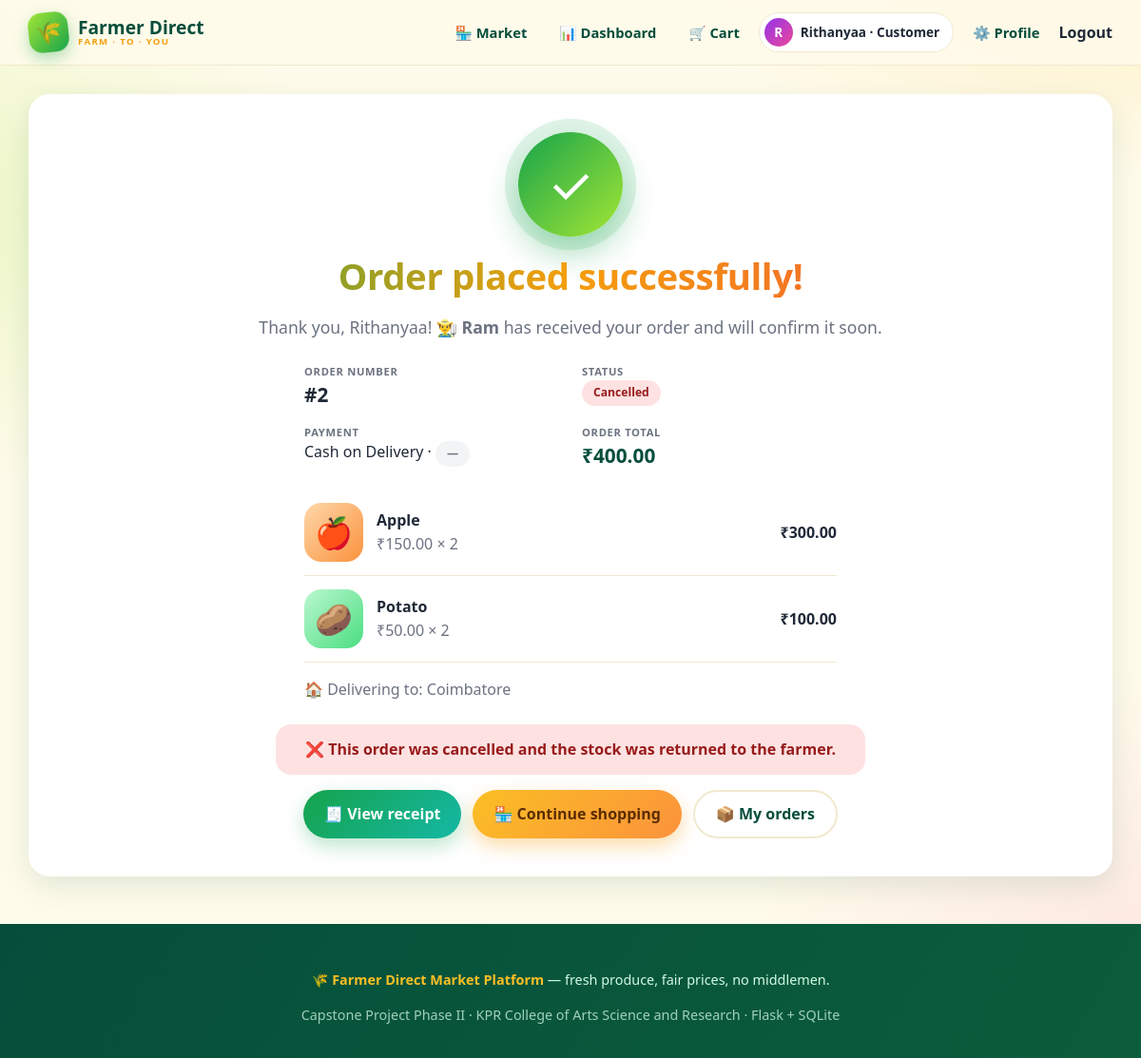
/orders/2/success (signed in), run on the app's committed database.
### tables this page shows
CREATE TABLE users (
    user_id       INTEGER PRIMARY KEY AUTOINCREMENT,
    name          TEXT NOT NULL,
    email         TEXT NOT NULL UNIQUE,
    phone         TEXT NOT NULL,
    password_hash TEXT NOT NULL,
    role          TEXT NOT NULL CHECK (role IN ('farmer','customer','admin')),
    location      TEXT DEFAULT '',
    address       TEXT DEFAULT '',
    upi_id        TEXT DEFAULT '',            -- farmer's UPI ID (receives UPI payments)
    is_active     INTEGER NOT NULL DEFAULT 1, -- 0 = deactivated by the administrator
    created_at    TEXT NOT NULL
);

CREATE TABLE orders (
    order_id         INTEGER PRIMARY KEY AUTOINCREMENT,
    customer_id      INTEGER NOT NULL REFERENCES users(user_id),
    farmer_id        INTEGER NOT NULL REFERENCES users(user_id),
    order_date       TEXT NOT NULL,
    total_amount     REAL NOT NULL,
    status           TEXT NOT NULL DEFAULT 'Placed'
                     CHECK (status IN ('Placed','Confirmed','Packed','Delivered','Cancelled')),
    payment_method   TEXT NOT NULL CHECK (payment_method IN ('UPI','Card','Cash on Delivery')),
    delivery_address TEXT NOT NULL,
    -- UPI: Pending -> Submitted (customer entered the UTR) -> Paid (farmer verified)
    -- COD: COD -> Paid (when delivered)
    payment_status   TEXT NOT NULL DEFAULT 'Pending',
    payment_ref      TEXT NOT NULL DEFAULT ''  -- 12-digit UPI transaction reference (UTR)
);

CREATE TABLE order_items (
    item_id    INTEGER PRIMARY KEY AUTOINCREMENT,
    order_id   INTEGER NOT NULL REFERENCES orders(order_id),
    product_id INTEGER NOT NULL REFERENCES products(product_id),
    quantity   INTEGER NOT NULL CHECK (quantity >= 1),
    unit_price REAL NOT NULL
);

CREATE TABLE products (
    product_id   INTEGER PRIMARY KEY AUTOINCREMENT,
    farmer_id    INTEGER NOT NULL REFERENCES users(user_id),
    product_name TEXT NOT NULL,
    category     TEXT NOT NULL CHECK (category IN ('Vegetable','Fruit','Grain','Dairy','Other')),
    price        REAL NOT NULL CHECK (price > 0),
    quantity     INTEGER NOT NULL CHECK (quantity >= 0),
    description  TEXT DEFAULT '',
    harvest_date TEXT DEFAULT '',
    created_at   TEXT NOT NULL
);

### app.py (the view)
    @app.route("/orders/<int:order_id>/success")
    @login_required("customer")
    def order_success(order_id):
        o = market.get_order_for_user(get_db(), order_id, current_user())
        if not o or o["customer_id"] != current_user()["user_id"]:
            abort(404)
        return render_template("order_success.html", o=o, items=market.order_items(get_db(), order_id))

### market.py (called while the page is built)
def connect(path=None):
    db = sqlite3.connect(path or DEFAULT_DB, isolation_level=None)
    db.row_factory = sqlite3.Row
    db.execute("PRAGMA foreign_keys = ON")
    return db

def get_user(db, user_id):
    return db.execute("SELECT * FROM users WHERE user_id = ? AND is_active = 1", (user_id,)).fetchone()

def order_items(db, order_id):
    return db.execute(
        "SELECT i.*, p.product_name, p.category, i.quantity * i.unit_price AS line_total "
        "FROM order_items i JOIN products p ON p.product_id = i.product_id WHERE i.order_id = ?",
        (order_id,)).fetchall()

def get_order_for_user(db, order_id, user):
    order = db.execute(_ORDER_SELECT + " WHERE o.order_id = ?", (order_id,)).fetchone()
    if not order:
        return None
    if user["role"] == "admin" or user["user_id"] in (order["customer_id"], order["farmer_id"]):
        return order
    return None

### templates/order_success.html (shortened to what this page needs)
{% extends "base.html" %}
{% from "_macros.html" import tracker, badge, pay_badge with context %}
{% block content %}
<div class="panel success" style="margin-top:30px">
  <div class="checkmark">✓</div>
  <h1 class="grad-text" style="font-size:2.4rem">Order placed successfully!</h1>
  <p class="muted" style="font-size:1.1rem">Thank you, {{ me.name.split()[0] }}! 👨‍🌾 <b>{{ o.farmer_name }}</b> has received your order and will confirm it soon.</p>
  <div style="max-width:560px;margin:24px auto;text-align:left">
    <div class="kv">
      <div><small>Order number</small><b style="font-size:1.3rem">#{{ o.order_id }}</b></div>
      <div><small>Status</small>{{ badge(o.status) }}</div>
      <div><small>Payment</small>{{ o.payment_method }} · {{ pay_badge(o) }}</div>
      <div><small>Order total</small><b style="font-size:1.3rem;color:var(--forest)">{{ o.total_amount|money }}</b></div>
    </div>
    {% for i in items %}<div class="line"><div class="thumb cat-{{ i.category }}">{{ i.product_name|emoji(i.category) }}</div><div class="grow"><b>{{ i.product_name }}</b><br><span class="muted">{{ i.unit_price|money }} × {{ i.quantity }}</span></div><b>{{ i.line_total|money }}</b></div>{% endfor %}
    <p class="muted" style="margin-bottom:0">🏠 Delivering to: {{ o.delivery_address }}</p>
  </div>
  <div style="max-width:620px;margin:auto">{{ tracker(o.status) }}</div>
  <div style="display:flex;gap:12px;justify-content:center;flex-wrap:wrap;margin-top:10px">
    <a class="btn" href="{{ url_for('receipt', order_id=o.order_id) }}">🧾 View receipt</a>
    <a class="btn sun" href="{{ url_for('index') }}">🏪 Continue shopping</a>
    <a class="btn ghost" href="{{ url_for('dashboard') }}#orders">📦 My orders</a>
  </div>
</div>
{% endblock %}

### templates/base.html (shortened to what this page needs)
<!DOCTYPE html>
<html lang="en">
<head>
  <link rel="stylesheet" href="{{ url_for('static', filename='style.css') }}">
</head>
<body>
<header class="nav">
  <div class="container">
    <a class="brand" href="{{ url_for('index') }}">
      <span class="logo">🌾</span><span>Farmer Direct<small>Farm · to · You</small></span>
    </a>
    <nav class="links">
      <a href="{{ url_for('index') }}">🏪 Market</a>
      {% if me %}
        <a href="{{ url_for('dashboard') }}">📊 Dashboard</a>
        {% if me.role == 'customer' %}
          <a href="{{ url_for('cart') }}">🛒 Cart{% if cart_count %}<span class="badge-count">{{ cart_count }}</span>{% endif %}</a>
        {% endif %}
        <span class="pill-user"><span class="avatar">{{ me.name[0]|upper }}</span>{{ me.name.split()[0] }} · {{ me.role|capitalize }}</span>
        <a href="{{ url_for('profile') }}">⚙️ Profile</a>
        <form method="post" action="{{ url_for('logout') }}" class="logout-form"><input type="hidden" name="csrf_token" value="{{ csrf_token }}"><button type="submit" class="linklike">Logout</button></form>
      {% else %}
        <a class="cta" href="{{ url_for('login_farmer') }}">👨‍🌾 Farmer Login</a>
        <a class="cta2" href="{{ url_for('login_customer') }}">🛍️ Customer Login</a>
        <a href="{{ url_for('register') }}">Register</a>
      {% endif %}
    </nav>
  </div>
</header>
<main class="container">{% block content %}{% endblock %}</main>
<footer>
  <div class="container">
    <p>🌾 <b>Farmer Direct Market Platform</b> — fresh produce, fair prices, no middlemen.</p>
    <p style="opacity:.75;margin:0">Capstone Project Phase II · KPR College of Arts Science and Research · Flask + SQLite</p>
  </div>
</footer>
</body>
</html>

### templates/_macros.html (shortened to what this page needs)
{% macro pay_badge(o) %}{% if o.status == 'Cancelled' %}<span class="badge pay-Cancelled">—</span>{% elif o.payment_status == 'Paid' %}<span class="badge pay-Paid">✅ Paid</span>{% elif o.payment_status == 'Submitted' %}<span class="badge pay-Submitted">🔎 Awaiting verification</span>{% elif o.payment_status == 'COD' %}<span class="badge pay-COD">💵 Pay on delivery</span>{% else %}<span class="badge pay-Pending">⏳ Payment pending</span>{% endif %}{% endmacro %}
{% macro badge(status) %}<span class="badge b-{{ status }}">{{ status }}</span>{% endmacro %}
{% macro tracker(status) %}
  {% if status == 'Cancelled' %}
    <div class="cancelled-banner">❌ This order was cancelled and the stock was returned to the farmer.</div>
  {% endif %}
{% endmacro %}

### data on the page
users: name "R", name "Rithanyaa", role "Customer"
users: farmer_name "Ram"
orders: order_id "2", status "Cancelled", payment_method "Cash on Delivery", total_amount "₹400.00", delivery_address "Coimbatore"
order_items: product_name|emoji "🍎", product_name "Apple", unit_price "₹150.00", quantity "2", line_total "₹300.00"
order_items: product_name|emoji "🥔", product_name "Potato", unit_price "₹50.00", quantity "2", line_total "₹100.00"
